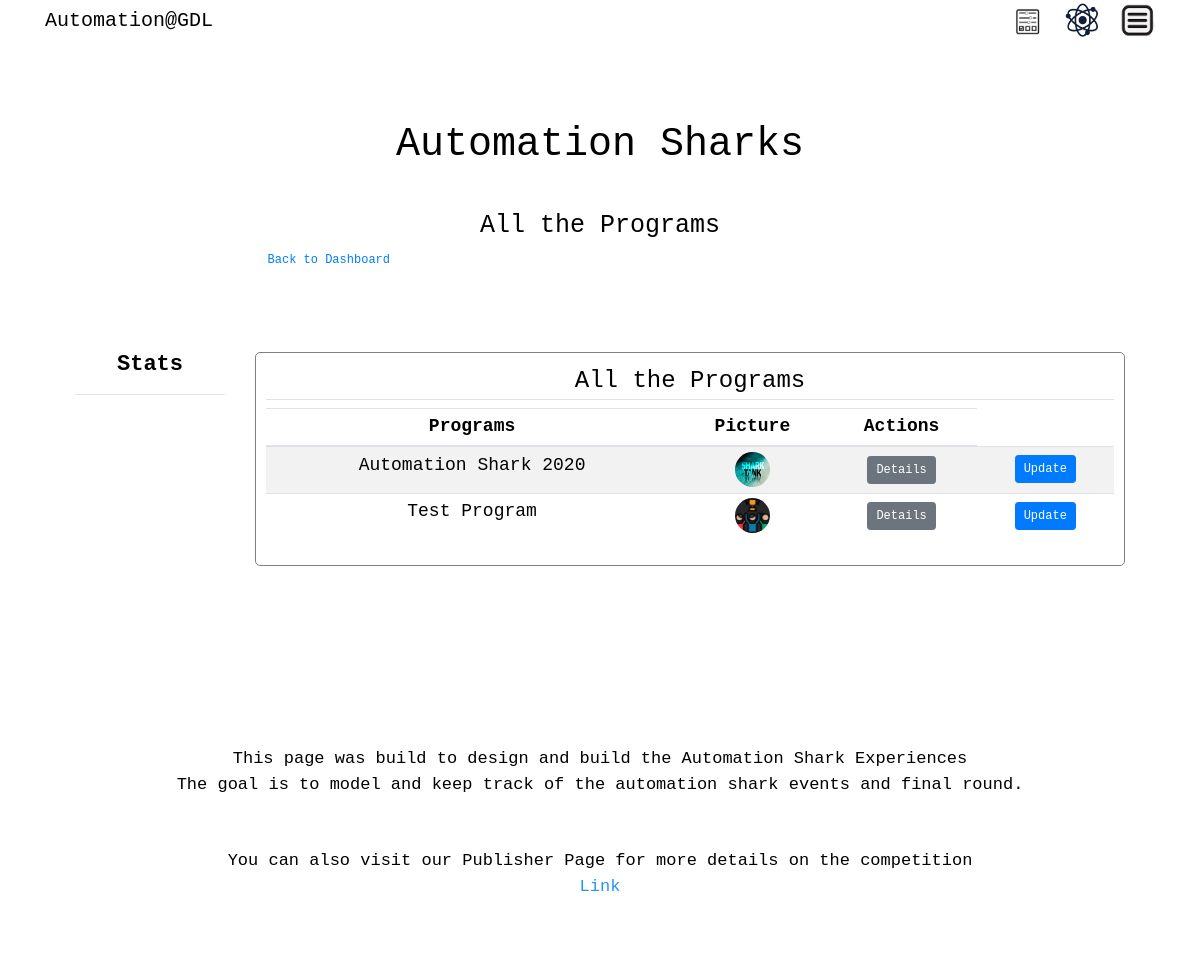
Page /programs_table (signed in) on the committed database.
### auto_shark/models.py (models this page shows, shortened)
class Program(db.Model):
    __table_args__ = {'extend_existing': True}
    id = db.Column(db.Integer, primary_key=True)
    program_name = db.Column(db.String(100), nullable=False)
    description = db.Column(db.String(100), nullable=False)
    image_file = db.Column(db.String(20), nullable=False, default='default.jpg')
    date_posted = db.Column(db.DateTime, nullable=False, default=datetime.utcnow)
    projects = db.relationship('Project', backref='line', lazy=True)

### auto_shark/views/programs/routes_programs.py (the view)
@programs.route("/programs_table")
def programs_table():
        programs = Program.query.all()
        return render_template('program/programs_table.html', programs=programs)

### auto_shark/models.py (called while the page is built)
@login_manager.user_loader
def load_user(user_id):
    return User.query.get(int(user_id))

### auto_shark/templates/program/programs_table.html (shortened to what this page needs)
{% extends 'main/layout.html' %}
{% block additional_css %}
<link rel="stylesheet" type="text/css" href="{{ url_for('static', filename='uxdesigns.css') }}"/>
{% endblock %}
{% block main_content %}
        <div class="container">
            {% if current_user.is_authenticated %}
            <div class="hero">
            <h1>Automation Sharks</h1>
            <small>
              All the Programs
            </small>
            <div class="stats">
        <div class="stat"><a href="{{ url_for('admins.index') }}"> Back to Dashboard </a></div>
    </div>
            <div class="row">
            <div class="col-md-2">
                <div class="actions">
                    <h2>Stats</h2>
                    <hr>
                </div>
            </div>
            <div class="col-md-10">
                <div class="content-section-admin-user">
                <legend class="border-bottom mb-2">All the Programs</legend>
                    <div class="table-responsive">
                        <table class="table table-sm table-condensed table-striped" id="Cart">
                            <thead>
                            <tr>
                                <th scope="col">Programs</th>
                                <th scope="col">Picture</th>
                                <th scope="col">Actions</th>
                            </tr>
                            </thead>
                            <tbody>
                            {% for p in programs %}
                                <td scope="col"> {{ p.program_name }}</td>
                                <td scope="col"><img class="category_table" src="{{ url_for('static', filename='photos/' + p.image_file) }}"></td>
                                <td scope="col"> <a class="btn btn-secondary btn-sm m-1" href="{{ url_for('programs.program', id=p.id) }}">Details</a> </td>
                                <td scope="col"> <a class="btn btn-primary btn-sm m-1" href="{{ url_for('programs.update_program', id=p.id) }}">Update</a> </td>
                            {% endfor %}
                            </tbody>
                        </table>
                    </div>
                </div>
            </div>
        </div>
         </div>
        </div>
            {% endif %}
{% endblock main_content %}

### auto_shark/static/uxdesigns.css (style rules this page uses)
.hero { background-color: white; color: black; font-size: 18px; font-family: Consolas, "andale mono", "lucida console", monospace; padding: 50px 0px; text-align: center; }
.hero h1 { padding: 30px; }
.hero small { font-size: 25px; }
.hero a { font-size: 12px; }
.category_table { height: 35px; width: 35px; border-radius: 25px; }
.row { margin-top: 50px; padding: 30px; }
h2 { font-family: Consolas, "andale mono", "lucida console", monospace; font-size: 22px; font-weight: bold; }
.content-section-admin-user { margin-top: 0px; margin-left: 0px; margin-right: auto; max-width: 900px; background-color: white; border: 1px solid gray; border-radius: 5px; padding: 10px; }
.stats { padding: 0px; text-align: center; }
.stats .stat { display: inline-block; min-width: 170px; }

### rows in the picture
Program: program_name "Automation Shark 2020", image_file (picture)
Program: program_name "Test Program", image_file (placeholder picture)
